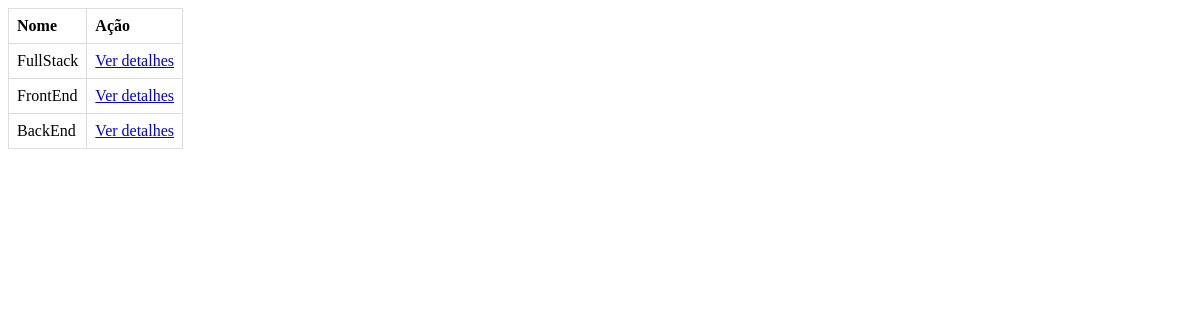
Before: /categorias/ with the older database file.
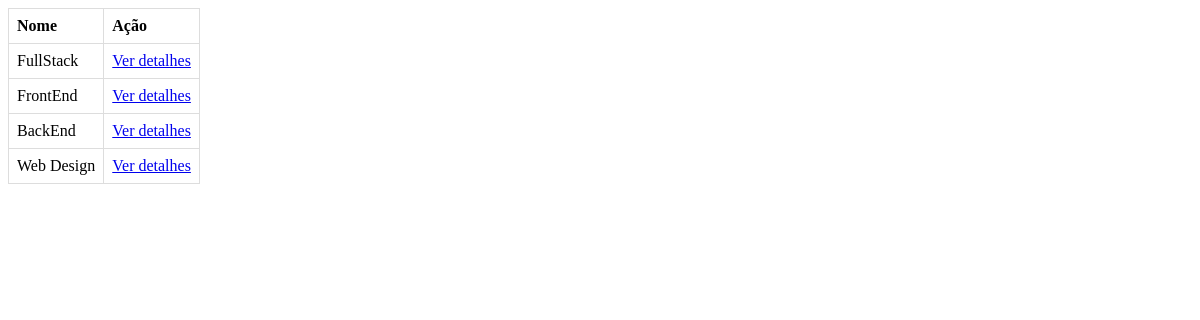
After: the same page with the newer database file.
### agenda/models.py (models this page shows, shortened)
class Categoria(models.Model):
    nome = models.CharField(
        max_length=60,
        unique=True,
    )

### agenda/views.py (the view)
# urls.py: path("categorias/", listar_categorias, name="listar_categorias"),
def listar_categorias(request):
    categorias = Categoria.objects.all()
    return render(
        request=request,
        context={"categorias": categorias},
        template_name="agenda/lista_categorias.html",
    )

### agenda/templates/agenda/lista_categorias.html (shortened to what this page needs)
<html>
  <head>
  </head>
  <table>
    <thead>
      <tr>
        <th>Nome</th>
        <th>Ação</th>
      </tr>
    </thead>
    <tbody>
      {% for cat in categorias  %}
      <tr>
        <td>{{ cat.nome }}</td>
        <td><a href="{% url 'exibir_categoria' cat.id %}">Ver detalhes</a></td>
      </tr>
      {% endfor %}
    </tbody>
  </table>
  <html></html>
</html>

Changed rows visible on the page:
added Categoria: nome "Web Design"
